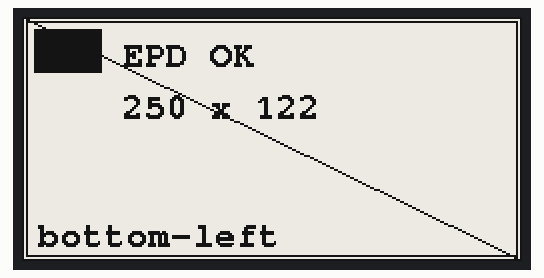
Simulated run of this sketch. Board: ESP32. Parts: 250×122 one-colour display. What the sketch prints to the serial monitor is not drawn.

Above: at 2.6 s.

The sketch:

epd_diag.ino
```cpp
/* epd_diag.ino — minimal display diagnostic for the 2.13" Cloud Module.
 * NO Chinese font, NO JSON, NO WiFi, NO deep sleep — isolates the display
 * driver (panel class + rotation) from every other confounder.
 *
 * To try a different panel controller, change PANEL_CLASS below and re-flash.
 * Candidates for a Waveshare/TTGO 2.13" BW panel:
 *   GxEPD2_213_BN  (DEPG0213BN, SSD1680)   <-- current guess
 *   GxEPD2_213_B74 (GDEM0213B74, SSD1680, "DKE")
 *   GxEPD2_213_B73 (GDEH0213B73)
 *   GxEPD2_213_B72 (GDEH0213B72, SSD1675)
 *   GxEPD2_213     (GDE0213B1, old 128x250)
 */
#include <SPI.h>
#include <GxEPD2_BW.h>
#include <Fonts/FreeMonoBold9pt7b.h>

#define EPD_CS    15
#define EPD_DC    27
#define EPD_RST   26
#define EPD_BUSY  25
#define EPD_SCK   13
#define EPD_MOSI  14

// === change this one line to test a different controller ===
#define PANEL_CLASS GxEPD2_213_BN

GxEPD2_BW<PANEL_CLASS, PANEL_CLASS::HEIGHT> display(
  PANEL_CLASS(/*cs=*/EPD_CS, /*dc=*/EPD_DC, /*rst=*/EPD_RST, /*busy=*/EPD_BUSY)
);

void setup() {
  Serial.begin(115200);
  delay(300);
  Serial.println("\n[diag] start");

  SPI.end();
  SPI.begin(EPD_SCK, /*MISO=*/-1, EPD_MOSI, EPD_CS);

  display.init(115200);
  display.setRotation(1);  // 1 = landscape 250x122 (the layout the app expects)
  Serial.printf("[diag] panel reports w=%d h=%d\n", display.width(), display.height());

  display.setFullWindow();
  display.firstPage();
  do {
    display.fillScreen(GxEPD_WHITE);
    int W = display.width();
    int H = display.height();
    // double border around the WHOLE visible area
    display.drawRect(0, 0, W, H, GxEPD_BLACK);
    display.drawRect(2, 2, W - 4, H - 4, GxEPD_BLACK);
    // diagonal corner-to-corner
    display.drawLine(0, 0, W - 1, H - 1, GxEPD_BLACK);
    // solid box in the TOP-LEFT so orientation is unambiguous
    display.fillRect(6, 6, 34, 22, GxEPD_BLACK);
    // ASCII text (built-in font, no CJK)
    display.setFont(&FreeMonoBold9pt7b);
    display.setTextColor(GxEPD_BLACK);
    display.setCursor(50, 24);  display.print("EPD OK");
    display.setCursor(50, 50);  display.print("250 x 122");
    display.setCursor(8, H - 8); display.print("bottom-left");
  } while (display.nextPage());

  Serial.println("[diag] drawn, hibernating");
  display.hibernate();
}

void loop() {}
```
